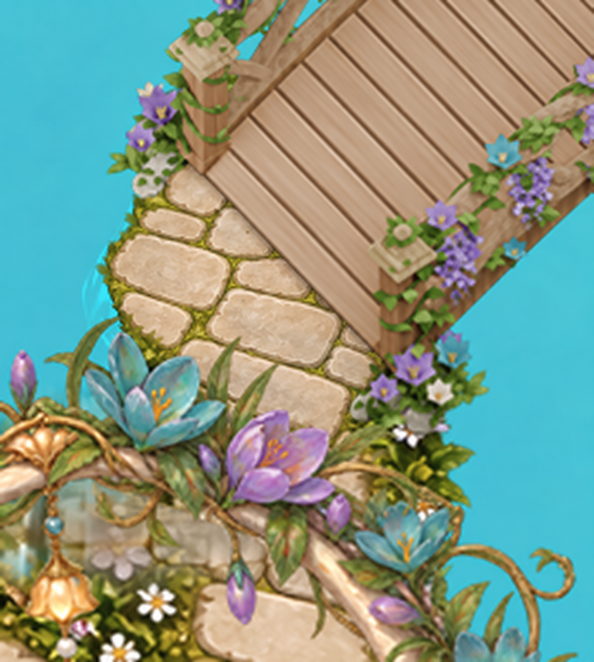
#> input picture Resources/garden/b01_foot_final/source/generated.png, 1188 x 1324 px (shown at 1/2 size)
$ python build.py
#> lines starting #> are read from the running program, lines starting #| are printed output that depends on the picture; after the words box and inside, x2 and y2 are one past the last pixel; in counts of white or black regions, pixels touching at a corner belong together
from pathlib import Path
import sys
ROOT=Path(__file__).resolve().parents[3];OUT=Path(__file__).resolve().parent
sys.path.insert(0,str(ROOT/'Resources/road/.tools'))
from PIL import Image,ImageDraw,ImageChops
# The crop is anchored to the original world, not to a moved bridge or road.
origin=(1550,1360);size=(175,195)
im=Image.open(OUT/'source/generated.png').convert('RGBA').resize((700,780),Image.Resampling.LANCZOS)
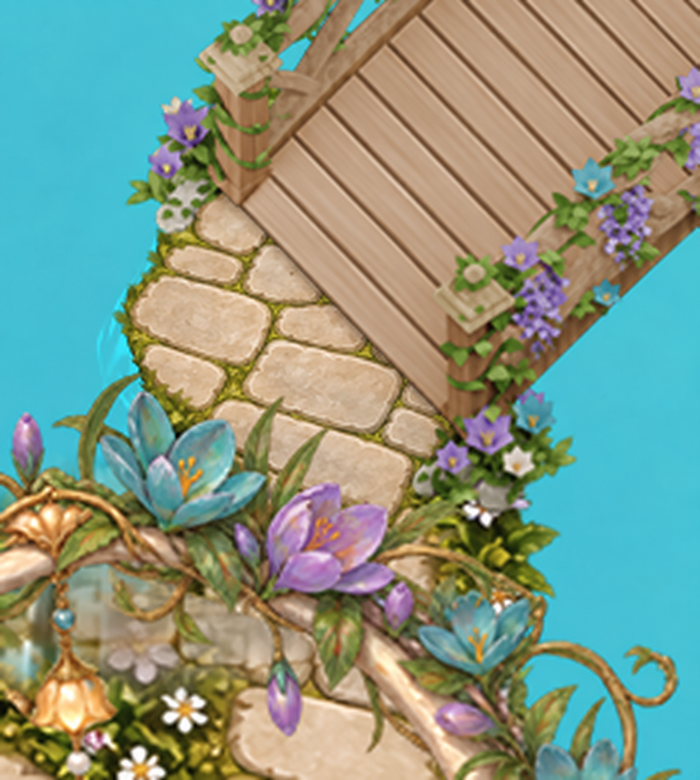
#> im: PIL image 700x780 RGBA; mean R, G, B, A 134, 152.1, 132.9, 255
# Local masonry plus small irregular edge pockets; no oval or rectangular pad mask.
poly=[(47,54),(55,46),(75,64),(106,94),(120,112),(114,124),(109,130),(107,138),(98,145),(87,141),(75,136),(61,132),(47,125),(39,114),(33,104),(31,96),(29,90),(34,82),(33,75),(40,68)]
mask=Image.new('L',im.size);ImageDraw.Draw(mask).polygon([(x*4,y*4) for x,y in poly],fill=255)
#> after `mask = Image.new('L', im.size)`: mask: PIL image 700x780 L; every value is 0
#> after `ImageDraw.Draw(mask).polygon([(x * 4, y * 4) for x, y in poly], fill=2`:
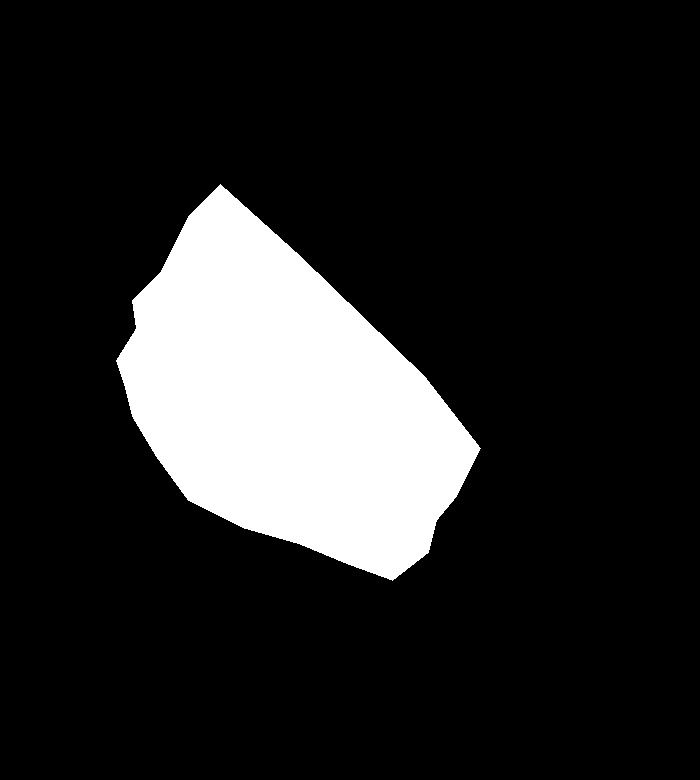
#> mask: PIL image 700x780 L; 15.1% white; 1 white region, box (x1, y1, x2, y2) and area: (116, 184, 481, 581) 82279
im.putalpha(mask);im=im.resize(size,Image.Resampling.LANCZOS)
#> after `im.putalpha(mask)`:
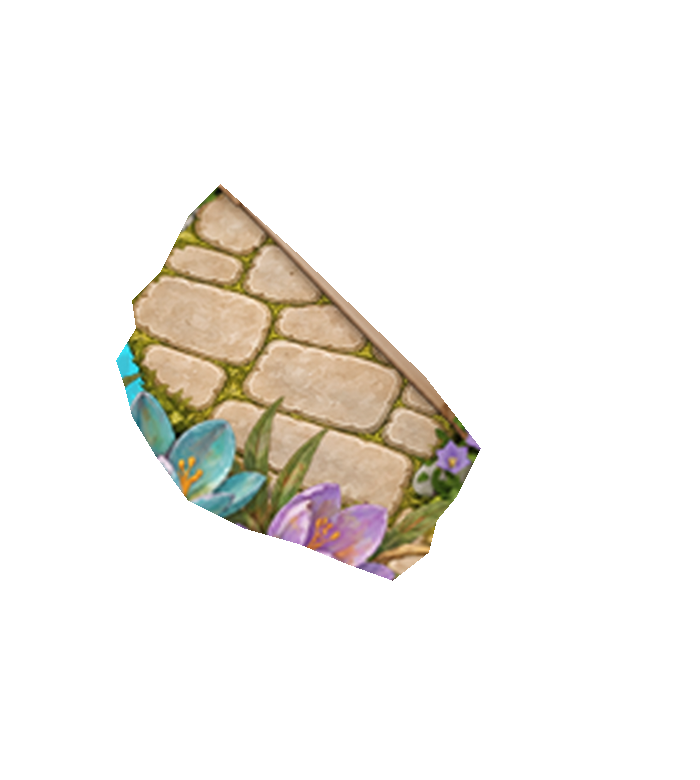
#> im: PIL image 700x780 RGBA; mean R, G, B, A 134, 152.1, 132.9, 38.4; transparent parts drawn white
#> after `im = im.resize(size, Image.Resampling.LANCZOS)`:
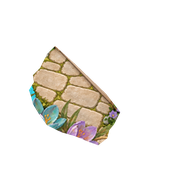
#> im: PIL image 175x195 RGBA; mean R, G, B, A 27.8, 25.1, 20.2, 38.4; transparent parts drawn white
world=Image.new('RGBA',(2400,1800));world.alpha_composite(im,origin)
#> after `world = Image.new('RGBA', (2400, 1800))`: world: PIL image 2400x1800 RGBA; every value is 0
#> after `world.alpha_composite(im, origin)`:
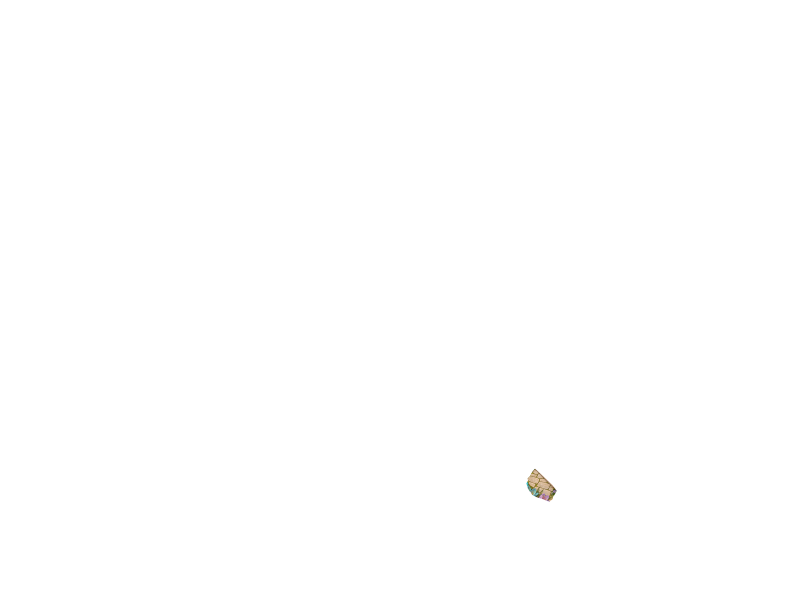
#> world: PIL image 2400x1800 RGBA (shown at 1/3 size); mean R, G, B, A 0.2, 0.2, 0.2, 0.3; transparent parts drawn white
world.save(OUT/'source/paving-underlap.png')
# The original bridge's alpha acts as foreground occlusion. All opaque deck,
# posts and bridge flower pixels remain untouched; paving continues behind them.
bridge=Image.open(ROOT/'mobile/assets/garden/infrastructure/final/B01_bridge.png').convert('RGBA')
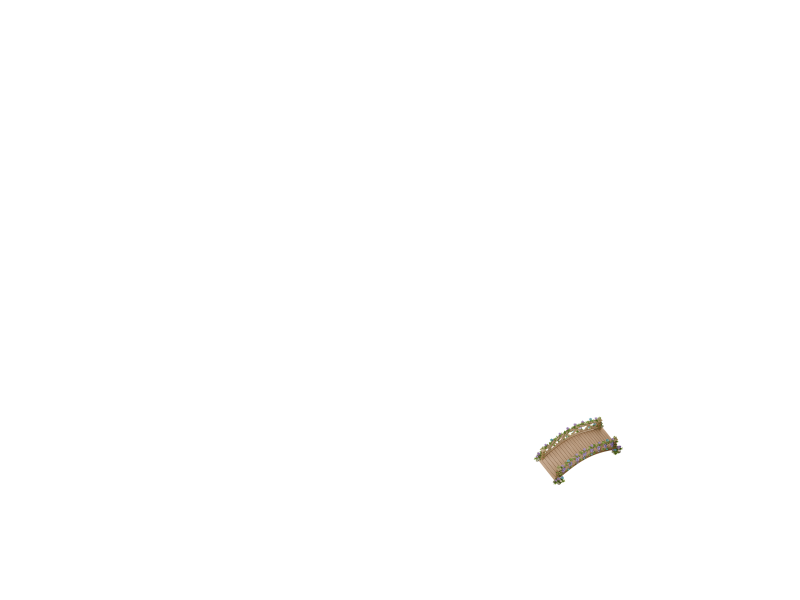
#> input picture Resources/garden/bridge_reference_correction/B01_bridge.png, 2400 x 1800 px, found by its file name (shown at 1/3 size)
#> bridge is the input picture: PIL image 2400x1800 RGBA; mean R, G, B, A 0.9, 0.8, 0.6, 1.4
world.putalpha(ImageChops.multiply(world.getchannel('A'),ImageChops.invert(bridge.getchannel('A'))))
world.save(OUT/'source/b01-foot-landing.png')
world.save(ROOT/'mobile/assets/garden/infrastructure/entrance-connections/b01-foot-landing.png')
print('Updated only B01 local landing bitmap.')
